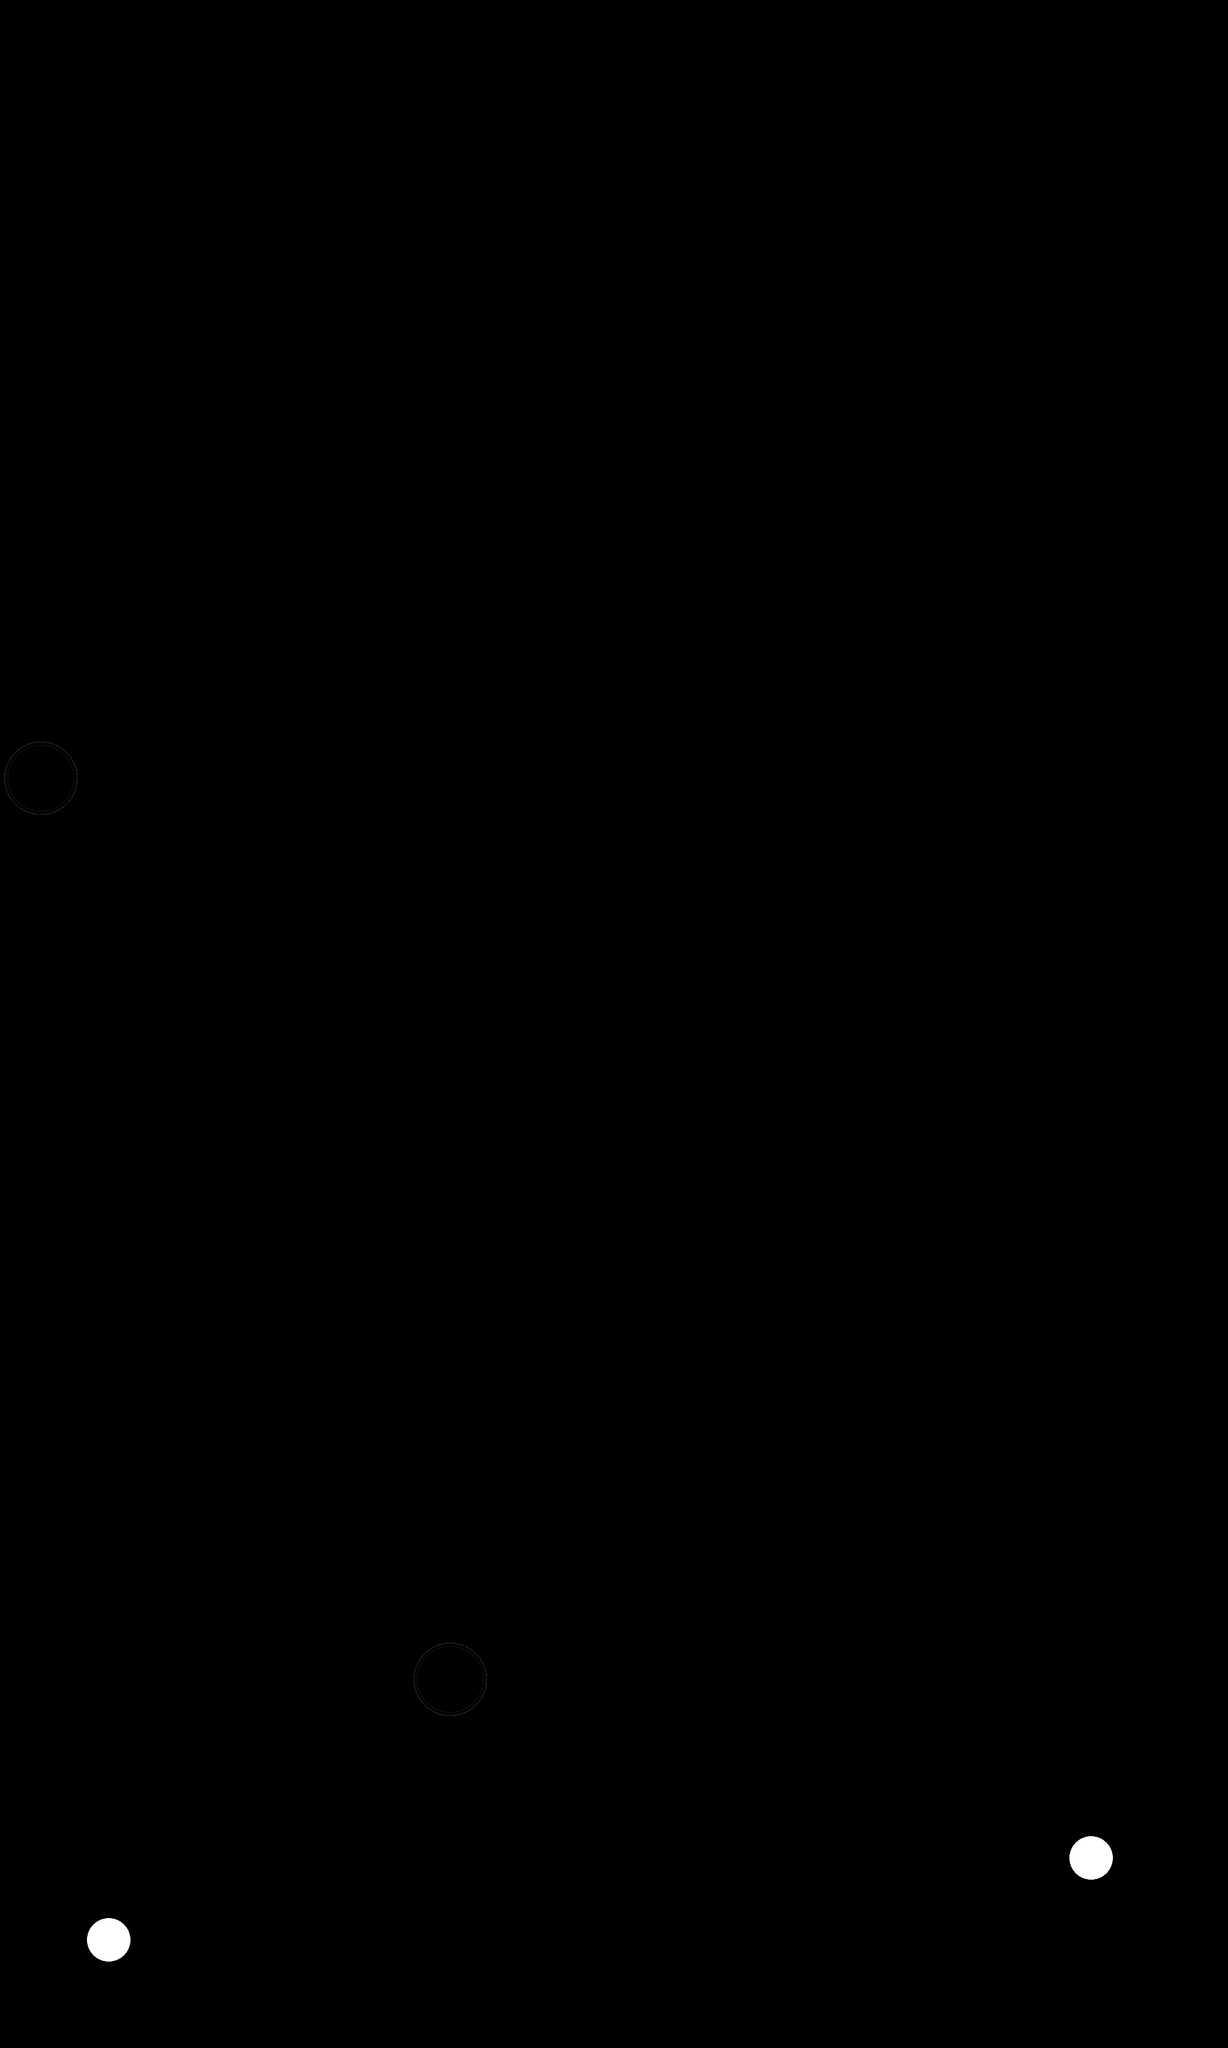

This is a level from a 2D game, rendered from its Tiled map with the project's own tilesets. A one-line summary and the map file follow, with tile-layer data summarised:
An orthogonal 15x25 tile map with 128x128 px tiles, 2 tile layers (tilelayer, settingslayer) and 86 objects.

<map version="1.0" tiledversion="1.0.2" orientation="orthogonal" renderorder="right-down" width="15" height="25" tilewidth="128" tileheight="128" nextobjectid="114">
 <tileset firstgid="1" source="untitled.tsx" />
 <layer name="tilelayer" width="15" height="25">
  <data>[375 cells, 83 non-empty, 5 distinct tile ids]</data>
 </layer>
 <layer name="settingslayer" width="15" height="25">
  <properties>
   <property name="ambientlight" type="float" value="0.95" />
   <property name="scale" type="float" value="2.5" />
  </properties>
  <data>[375 cells, 0 non-empty, 0 distinct tile ids]</data>
 </layer>
 <objectgroup name="mirrors">
  <object id="28" gid="2" x="1408" y="2944" width="128" height="128" />
  <object id="29" gid="2" x="1664" y="2688" width="128" height="128" />
  <object id="30" gid="2" x="1024" y="3072" width="128" height="128" />
  <object id="31" gid="2" x="1024" y="2688" width="128" height="128" />
  <object id="32" gid="2" x="640" y="2432" width="128" height="128" />
  <object id="33" gid="2" x="1280" y="2176" width="128" height="128" />
  <object id="34" gid="2" x="1408" y="2176" width="128" height="128" />
  <object id="35" gid="2" x="1408" y="2048" width="128" height="128" />
  <object id="36" gid="2" x="1280" y="2048" width="128" height="128" />
  <object id="37" gid="2" x="1280" y="1920" width="128" height="128" />
  <object id="38" gid="2" x="1408" y="1920" width="128" height="128" />
  <object id="39" gid="2" x="1280" y="1792" width="128" height="128" />
  <object id="40" gid="2" x="1152" y="1792" width="128" height="128" />
  <object id="41" gid="2" x="1152" y="1664" width="128" height="128" />
  <object id="42" gid="2" x="1024" y="1664" width="128" height="128" />
  <object id="43" gid="2" x="1024" y="1792" width="128" height="128" />
  <object id="44" gid="2" x="896" y="1792" width="128" height="128" />
  <object id="45" gid="2" x="896" y="1920" width="128" height="128" />
  <object id="46" gid="2" x="768" y="1920" width="128" height="128" />
  <object id="47" gid="2" x="768" y="2048" width="128" height="128" />
  <object id="48" gid="2" x="640" y="2048" width="128" height="128" />
  <object id="49" gid="2" x="640" y="1920" width="128" height="128" />
  <object id="50" gid="2" x="512" y="1920" width="128" height="128" />
  <object id="51" gid="2" x="512" y="1792" width="128" height="128" />
  <object id="52" gid="2" x="384" y="1792" width="128" height="128" />
  <object id="53" gid="2" x="384" y="1664" width="128" height="128" />
  <object id="54" gid="2" x="256" y="1664" width="128" height="128" />
  <object id="55" gid="2" x="256" y="1536" width="128" height="128" />
  <object id="56" gid="2" x="128" y="1536" width="128" height="128" />
  <object id="57" gid="2" x="128" y="896" width="128" height="128" />
  <object id="58" gid="2" x="256" y="896" width="128" height="128" />
  <object id="59" gid="2" x="256" y="768" width="128" height="128" />
  <object id="60" gid="2" x="384" y="768" width="128" height="128" />
  <object id="61" gid="2" x="384" y="640" width="128" height="128" />
  <object id="62" gid="2" x="512" y="640" width="128" height="128" />
  <object id="63" gid="2" x="512" y="512" width="128" height="128" />
  <object id="64" gid="2" x="640" y="512" width="128" height="128" />
  <object id="65" gid="2" x="640" y="640" width="128" height="128" />
  <object id="66" gid="2" x="768" y="640" width="128" height="128" />
  <object id="67" gid="2" x="768" y="768" width="128" height="128" />
  <object id="68" gid="2" x="896" y="768" width="128" height="128" />
  <object id="69" gid="2" x="896" y="896" width="128" height="128" />
  <object id="70" gid="2" x="1024" y="896" width="128" height="128" />
  <object id="71" gid="2" x="1024" y="768" width="128" height="128" />
  <object id="72" gid="2" x="1152" y="768" width="128" height="128" />
  <object id="73" gid="2" x="1152" y="640" width="128" height="128" />
  <object id="74" gid="2" x="1280" y="640" width="128" height="128" />
  <object id="75" gid="2" x="1280" y="512" width="128" height="128" />
  <object id="76" gid="2" x="1408" y="512" width="128" height="128" />
  <object id="77" gid="2" x="1664" y="1280" width="128" height="128" />
 </objectgroup>
 <objectgroup name="pelletends">
  <object id="112" gid="4" x="896" y="256" width="128" height="128" />
  <object id="113" gid="4" x="1664" y="512" width="128" height="128" />
  <object id="107" gid="4" x="0" y="1280" width="128" height="128" />
  <object id="106" gid="4" x="640" y="2688" width="128" height="128" />
 </objectgroup>
 <objectgroup name="pelletstarts">
  <object id="105" gid="3" x="1408" y="2688" width="128" height="128">
   <properties>
    <property name="fireallatonce" type="bool" value="true" />
    <property name="firedirections" value="udlr" />
    <property name="initialdelay" type="float" value="4" />
    <property name="pelletpause" type="float" value="3" />
   </properties>
  </object>
 </objectgroup>
 <objectgroup name="trackpoints" />
 <objectgroup name="blocks">
  <object id="78" gid="1" x="1408" y="2816" width="128" height="128" />
  <object id="79" gid="1" x="1664" y="2816" width="128" height="128" />
  <object id="80" gid="1" x="1152" y="2688" width="128" height="128">
   <properties>
    <property name="id" type="int" value="-1" />
    <property name="startingaction" value="enable" />
    <property name="toggleid" type="int" value="-2" />
   </properties>
  </object>
  <object id="81" gid="1" x="1024" y="2560" width="128" height="128" />
  <object id="82" gid="1" x="128" y="2432" width="128" height="128" />
  <object id="83" gid="1" x="768" y="2688" width="128" height="128" />
  <object id="84" gid="1" x="256" y="1408" width="128" height="128" />
  <object id="85" gid="1" x="384" y="1408" width="128" height="128" />
  <object id="86" gid="1" x="512" y="1408" width="128" height="128" />
  <object id="87" gid="1" x="640" y="1408" width="128" height="128" />
  <object id="88" gid="1" x="768" y="1408" width="128" height="128" />
  <object id="89" gid="1" x="896" y="1408" width="128" height="128" />
  <object id="90" gid="1" x="1024" y="1408" width="128" height="128" />
  <object id="91" gid="1" x="1152" y="1408" width="128" height="128" />
  <object id="92" gid="1" x="1280" y="1408" width="128" height="128" />
  <object id="93" gid="1" x="1408" y="1408" width="128" height="128" />
  <object id="94" gid="1" x="768" y="1280" width="128" height="128">
   <properties>
    <property name="id" type="int" value="-3" />
    <property name="startingaction" value="enable" />
    <property name="toggleid" type="int" value="-4" />
   </properties>
  </object>
  <object id="95" gid="1" x="256" y="1152" width="128" height="128" />
  <object id="96" gid="1" x="384" y="1152" width="128" height="128" />
  <object id="97" gid="1" x="512" y="1152" width="128" height="128" />
  <object id="98" gid="1" x="640" y="1152" width="128" height="128" />
  <object id="99" gid="1" x="768" y="1152" width="128" height="128" />
  <object id="100" gid="1" x="896" y="1152" width="128" height="128" />
  <object id="101" gid="1" x="1024" y="1152" width="128" height="128" />
  <object id="102" gid="1" x="1152" y="1152" width="128" height="128" />
  <object id="103" gid="1" x="1280" y="1152" width="128" height="128" />
  <object id="104" gid="1" x="1408" y="1152" width="128" height="128" />
 </objectgroup>
 <objectgroup name="toggles">
  <object id="108" gid="5" x="1664" y="2944" width="83" height="83">
   <properties>
    <property name="id" type="int" value="-2" />
    <property name="isbutton" type="bool" value="true" />
    <property name="linkedid" type="int" value="-1" />
   </properties>
  </object>
  </objectgroup>
 <objectgroup name="wallportals">
  <!-- 2 objects omitted --></objectgroup>
</map>
<!-- 3 of 86 objects omitted -->
